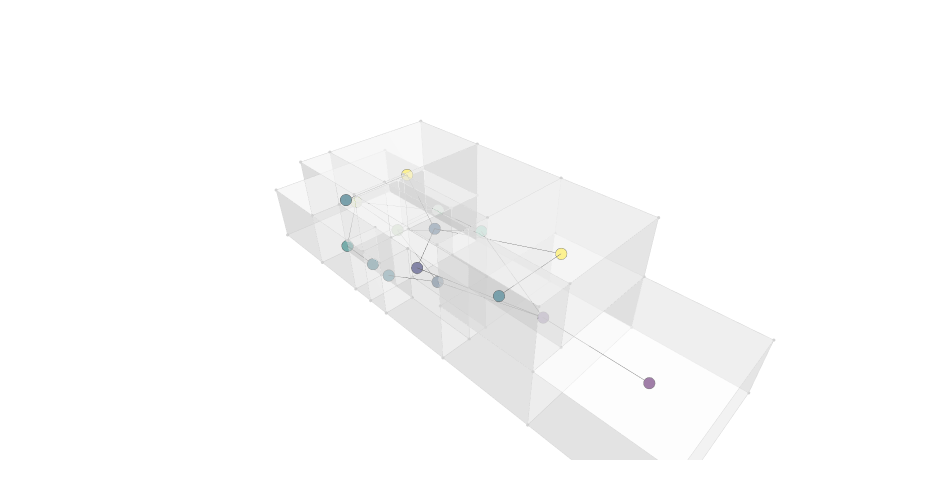

Notebook code cell kept with this figure:
### Code cell
g = Graph.ByTopology(house, direct=False, directApertures=True)
graph_data = Plotly.DataByGraph(g, vertexSize=4, vertexGroupKey="label", vertexLabelKey="title", vertexGroups=[0,1,2,3,4,5,6,7,8,9])
bldg_data = Plotly.DataByTopology(house, faceOpacity=0.5, edgeColor="lightgrey", vertexColor="lightgrey")
# bldg_data = []
# graph_data = []
fig = Plotly.FigureByData(graph_data+bldg_data)
Plotly.Show(fig, renderer='jupyterlab')

### Figure 1 — Plotly figure (JSON) as saved in the notebook; plotly's stock layout.template omitted (floating-point values rounded to 4 significant figures; data arrays with more than 128 entries replaced by an {"elided": "..."} marker saying what was removed)
{"data": [{"hoverinfo": "text", "legendgroup": "4", "legendrank": 4, "marker": {"color": [3, 10, 8, 10, 4, 9, 5, 7, 1, 3, 0, 4, 4, 6, 4, 2], "colorscale": [[0, "#440154"], [0.1111, "#482878"], [0.2222, "#3e4989"], [0.3333, "#31688e"], [0.4444, "#26828e"], [0.5556, "#1f9e89"], [0.6667, "#35b779"], [0.7778, "#6ece58"], [0.8889, "#b5de2b"], [1, "#fde725"]], "line": {"color": "black", "width": 0.5}, "size": 4, "symbol": "circle"}, "mode": "markers", "name": "Graph Vertices", "showlegend": false, "text": ["Corridor 2 (3)", "Bedroom 2 (10)", "Dining Room (8)", "Bedroom 1 (10)", "WC 2 (4)", "Backyard (9)", "Service (5)", "Kitchen (7)", "Living Room (1)", "Corridor 1 (3)", "Parking (0)", "WC 3 (4)", "WC 1 (4)", "Patio (6)", "WC 4 (4)", "Stairs (2)"], "type": "scatter3d", "x": [2, 4.25, 3.35, 4.25, 0.75, 3.5, 0.75, 6.1, 3.5, 2, 3.5, 0.75, 0.75, 4.75, 0.75, 0.75], "y": [12, 16.6, 16.6, 7.25, 15.1, 20.5, 17.2, 16.6, 7.25, 12, 2.5, 7.25, 13.9, 12, 16.6, 11.74], "z": [4.2, 4.2, 1.4, 4.2, 1.4, 1.4, 1.4, 1.4, 1.4, 1.4, 1.4, 4.2, 1.4, 2.8, 4.2, 2.991]}, {"hoverinfo": "text", "legendgroup": "5", "legendrank": 5, "line": {"color": "black", "width": 1}, "mode": "lines", "name": "Graph Edges", "showlegend": false, "text": "", "type": "scatter3d", "x": [2, 4.25, null, 0.75, 2, null, 4.25, 2, null, 0.75, 4.25, null, 2, 3.35, null, 4.75, 3.35, null, 3.35, 3.5, null, 3.35, 6.1, null, 4.25, 0.75, null, 0.75, 0.75, null, 0.75, 3.5, null, 6.1, 3.5, null, 4.75, 6.1, null, 3.5, 2, null, 3.5, 4.75, null, 3.5, 0.75, null, 3.5, 3.5, null, 2, 0.75, null], "y": [12, 16.6, null, 11.74, 12, null, 7.25, 12, null, 16.6, 16.6, null, 12, 16.6, null, 12, 16.6, null, 16.6, 20.5, null, 16.6, 16.6, null, 7.25, 7.25, null, 15.1, 17.2, null, 17.2, 20.5, null, 16.6, 20.5, null, 12, 16.6, null, 7.25, 12, null, 7.25, 12, null, 7.25, 11.74, null, 2.5, 7.25, null, 12, 13.9, null], "z": [4.2, 4.2, null, 2.991, 4.2, null, 4.2, 4.2, null, 4.2, 4.2, null, 1.4, 1.4, null, 2.8, 1.4, null, 1.4, 1.4, null, 1.4, 1.4, null, 4.2, 4.2, null, 1.4, 1.4, null, 1.4, 1.4, null, 1.4, 1.4, null, 2.8, 1.4, null, 1.4, 1.4, null, 1.4, 2.8, null, 1.4, 2.991, null, 1.4, 1.4, null, 1.4, 1.4, null]}, {"hoverinfo": "text", "hovertext": "", "legendgroup": "1", "legendrank": 1, "marker": {"color": "lightgrey", "size": 1.1}, "mode": "markers", "name": "Topology Vertices", "showlegend": false, "text": "", "type": "scatter3d", "x": [0, 7, 7, 0, 0, 7, 1.5, 7, 0, 0, 1.5, 2.5, 7, 1.5, 0, 2.5, 7, 0, 1.5, 0, 0, 0, 0, 1.5, 1.5, 1.5, 1.5, 1.5, 2.5, 2.5, 5.2, 7, 5.2, 7, 7, 2.5, 7, 2.5, 7, 1.5, 0, 0, 1.5, 0, 1.5, 0, 0, 1.5, 1.5, 5.2, 1.5, 5.2, 7, 7, 7, 0, 0, 0, 7, 0, 7], "y": [5, 5, 0, 0, 5, 5, 5, 0, 0, 9.5, 9.5, 9.5, 9.5, 9.5, 9.5, 9.5, 9.5, 13.3, 13.3, 13.3, 14.5, 14.5, 9.5, 13.3, 14.5, 14.5, 9.5, 14.5, 14.5, 14.5, 14.5, 14.5, 14.5, 14.5, 14.5, 14.5, 9.5, 9.5, 5, 5, 5, 14.5, 15.7, 15.7, 18.7, 18.7, 18.7, 18.7, 18.7, 18.7, 15.7, 18.7, 18.7, 18.7, 18.7, 15.7, 18.7, 22.3, 22.3, 22.3, 22.3], "z": [0, 0, 0, 0, 2.8, 2.8, 2.8, 2.8, 2.8, 0, 0, 0, 0, 2.8, 2.8, 2.8, 2.8, 0, 0, 2.8, 2.8, 5.6, 5.6, 2.8, 2.8, 5.6, 5.6, 0, 0, 2.8, 0, 0, 2.8, 2.8, 5.6, 5.6, 5.6, 5.6, 5.6, 5.6, 5.6, 0, 2.8, 2.8, 2.8, 2.8, 5.6, 5.6, 0, 0, 0, 2.8, 0, 2.8, 5.6, 0, 0, 0, 0, 2.8, 2.8]}, {"hoverinfo": "text", "legendgroup": "2", "legendrank": 2, "line": {"color": "lightgrey", "width": 1}, "marker": {"size": 0}, "mode": "lines", "name": "Topology Edges", "showlegend": false, "text": "", "type": "scatter3d", "x": {"elided": "369 float values"}, "y": {"elided": "369 float values"}, "z": {"elided": "369 float values"}}, {"cmax": 1, "cmin": 0, "color": "#FAFAFA", "colorscale": [[0, "#440154"], [0.1111, "#482878"], [0.2222, "#3e4989"], [0.3333, "#31688e"], [0.4444, "#26828e"], [0.5556, "#1f9e89"], [0.6667, "#35b779"], [0.7778, "#6ece58"], [0.8889, "#b5de2b"], [1, "#fde725"]], "flatshading": true, "hoverinfo": "text", "hovertext": "", "i": {"elided": "186 int values"}, "j": {"elided": "186 int values"}, "k": {"elided": "186 int values"}, "legendgroup": "3", "legendrank": 3, "lighting": {"facenormalsepsilon": 0}, "name": "Topology Faces", "opacity": 0.5, "showlegend": false, "showscale": false, "text": "", "type": "mesh3d", "x": [0, 7, 7, 0, 1.5, 0, 7, 7, 0, 2.5, 7, 1.5, 0, 1.5, 0, 2.5, 7, 0, 1.5, 0, 0, 0, 0, 1.5, 1.5, 1.5, 1.5, 2.5, 1.5, 2.5, 5.2, 7, 5.2, 7, 2.5, 7, 7, 2.5, 7, 1.5, 0, 0, 1.5, 0, 1.5, 0, 1.5, 0, 5.2, 1.5, 1.5, 5.2, 7, 7, 7, 0, 0, 7, 0, 7, 0], "y": [5, 5, 0, 0, 5, 5, 5, 0, 0, 9.5, 9.5, 9.5, 9.5, 9.5, 9.5, 9.5, 9.5, 13.3, 13.3, 13.3, 14.5, 14.5, 9.5, 13.3, 14.5, 14.5, 9.5, 14.5, 14.5, 14.5, 14.5, 14.5, 14.5, 14.5, 14.5, 14.5, 9.5, 9.5, 5, 5, 5, 14.5, 15.7, 15.7, 18.7, 18.7, 18.7, 18.7, 18.7, 15.7, 18.7, 18.7, 18.7, 18.7, 18.7, 15.7, 18.7, 22.3, 22.3, 22.3, 22.3], "z": [0, 0, 0, 0, 2.8, 2.8, 2.8, 2.8, 2.8, 0, 0, 0, 0, 2.8, 2.8, 2.8, 2.8, 0, 0, 2.8, 5.6, 2.8, 5.6, 2.8, 2.8, 5.6, 5.6, 0, 0, 2.8, 0, 0, 2.8, 2.8, 5.6, 5.6, 5.6, 5.6, 5.6, 5.6, 5.6, 0, 2.8, 2.8, 2.8, 2.8, 5.6, 5.6, 0, 0, 0, 2.8, 0, 2.8, 5.6, 0, 0, 0, 0, 2.8, 2.8]}], "layout": {"autosize": true, "height": 500, "margin": {"b": 40, "l": 40, "r": 40, "t": 40}, "paper_bgcolor": "rgba(0, 0, 0, 0)", "plot_bgcolor": "rgba(0, 0, 0, 0)", "scene": {"aspectmode": "data", "aspectratio": {"x": 0.7321, "y": 2.332, "z": 0.5857}, "camera": {"center": {"x": 0, "y": 0, "z": 0}, "eye": {"x": -1.25, "y": -1.25, "z": 1.25}, "projection": {"type": "perspective"}, "up": {"x": 0, "y": 0, "z": 1}}, "xaxis": {"type": "linear", "visible": false}, "yaxis": {"type": "linear", "visible": false}, "zaxis": {"type": "linear", "visible": false}}, "showlegend": true, "width": 950, "xaxis": {"showgrid": false, "visible": false, "zeroline": false}, "yaxis": {"showgrid": false, "visible": false, "zeroline": false}}}
